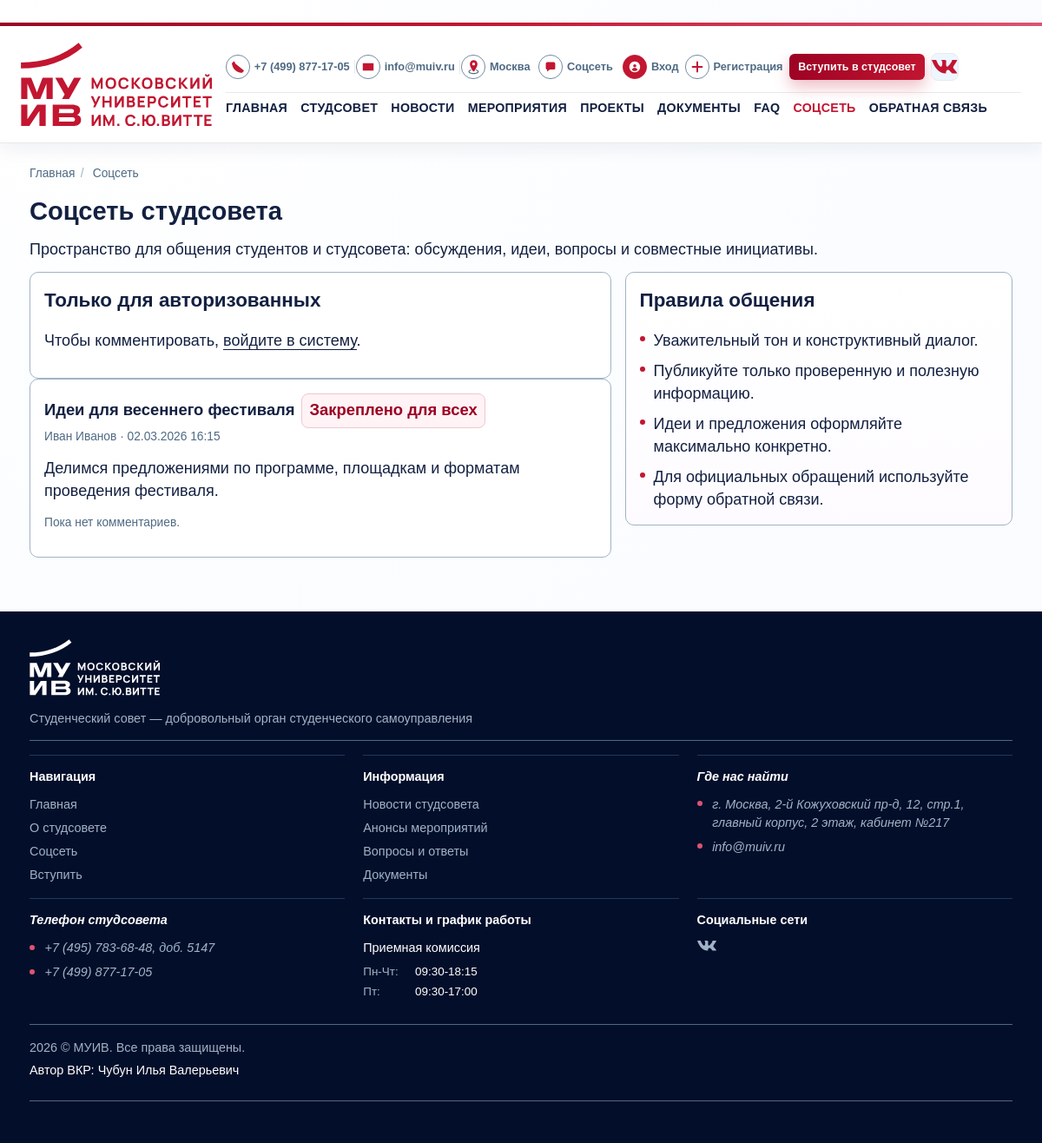
/community/, run on an earlier commit of the app's database.
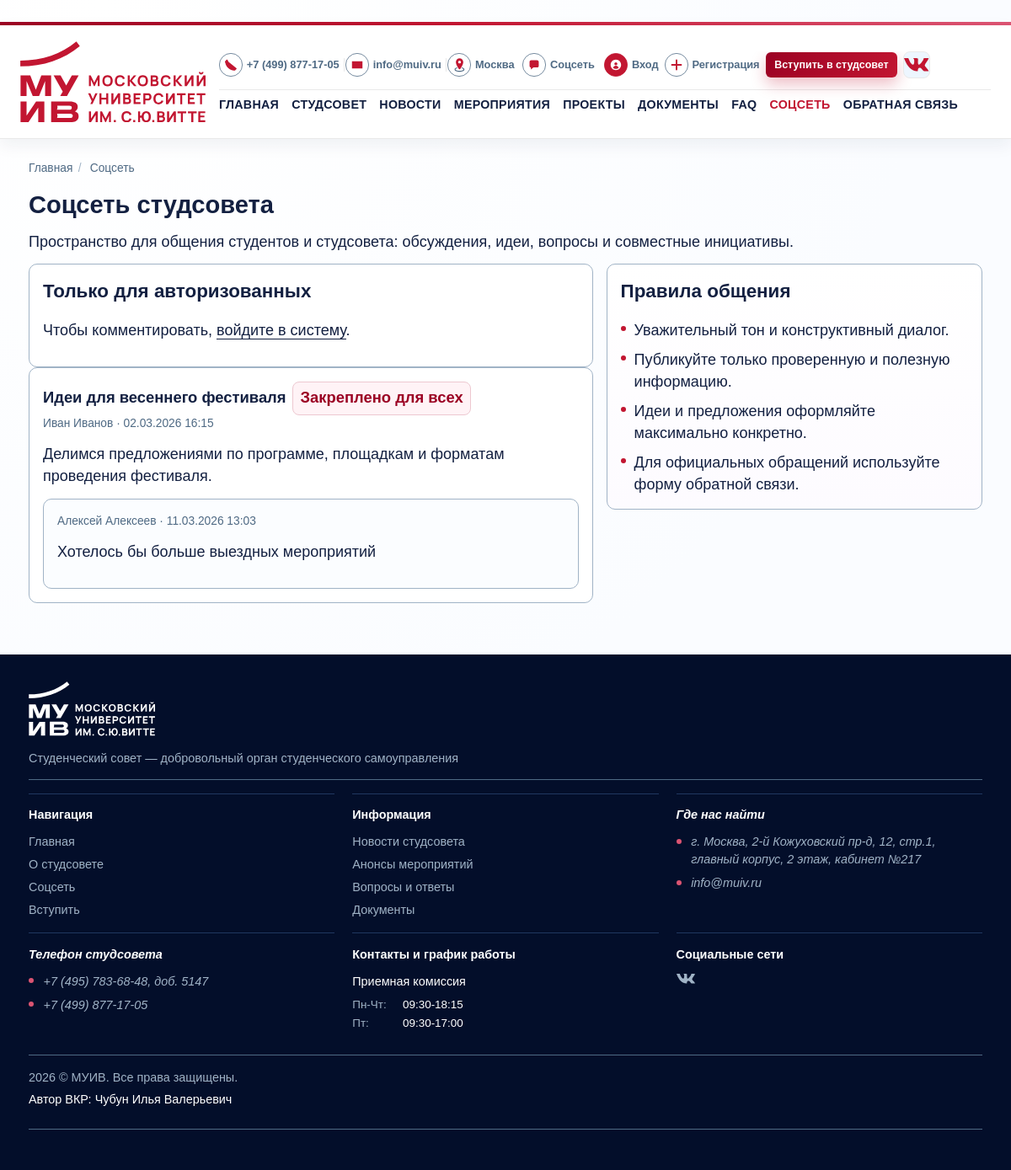
And on a later commit of the database.
### core/models.py (models this page shows, shortened)
class TimestampedModel(models.Model):
    created_at = models.DateTimeField(auto_now_add=True)
    updated_at = models.DateTimeField(auto_now=True)
    class Meta:
        abstract = True

class CommunityPost(TimestampedModel):
    author = models.ForeignKey(
        settings.AUTH_USER_MODEL,
        on_delete=models.CASCADE,
        related_name="community_posts",
    )
    title = models.CharField(max_length=180)
    body = models.TextField()
    is_pinned = models.BooleanField(default=False)
    is_published = models.BooleanField(default=True)
    class Meta:
        ordering = ["-is_pinned", "-created_at"]
        verbose_name = "Пост сообщества"
        verbose_name_plural = "Посты сообщества"

class CommunityComment(TimestampedModel):
    post = models.ForeignKey(CommunityPost, on_delete=models.CASCADE, related_name="comments")
    author = models.ForeignKey(
        settings.AUTH_USER_MODEL,
        on_delete=models.CASCADE,
        related_name="community_comments",
    )
    body = models.TextField()
    is_published = models.BooleanField(default=True)
    class Meta:
        ordering = ["created_at"]
        verbose_name = "Комментарий сообщества"
        verbose_name_plural = "Комментарии сообщества"

### core/views/public_views.py (the view, shortened to what this page needs)
# urls.py: path("community/", views.community_feed, name="community"),
def community_feed(request):
    can_manage_posts = has_any_role(
        request.user,
        UserProfile.ROLE_ADMIN,
        UserProfile.ROLE_MANAGER,
    )
    post_form = CommunityPostForm()
    comment_form = CommunityCommentForm()
    posts = CommunityPost.objects.filter(is_published=True).select_related("author").prefetch_related("comments__author")
    pinned_post_ids = set()
    return render(
        request,
        "core/community_feed.html",
        {
            "posts": posts,
            "post_form": post_form,
            "comment_form": comment_form,
            "can_manage_posts": can_manage_posts,
            "pinned_post_ids": pinned_post_ids,
        },
    )

### core/context_processors.py (called while the page is built)
def _resolve_menu(items):
    resolved = []
    for view_name, label in items:
        try:
            url = reverse(view_name)
        except NoReverseMatch:
            continue
        resolved.append({"view_name": view_name, "label": label, "url": url})
    return resolved

### core/permissions.py (called while the page is built)
def get_user_role(user):
    if not user.is_authenticated:
        return None
    profile = getattr(user, "profile", None)
    if profile:
        return profile.role
    return UserProfile.ROLE_STUDENT

def has_any_role(user, *allowed_roles):
    if not user.is_authenticated:
        return False
    if user.is_superuser:
        return True
    return get_user_role(user) in allowed_roles

### templates/core/community_feed.html (shortened to what this page needs)
﻿{% extends "base.html" %}
{% block content %}
<h1>Соцсеть студсовета</h1>
<p>Пространство для общения студентов и студсовета: обсуждения, идеи, вопросы и совместные инициативы.</p>
<div class="community-layout">
    <section>
        {% if user.is_authenticated and can_manage_posts %}
            <article class="form">
                <h2>Новая публикация</h2>
                <form method="post">
                    {% csrf_token %}
                    {{ post_form.as_p }}
                    <button type="submit" name="create_post" value="1">Опубликовать</button>
                </form>
            </article>
        {% elif not user.is_authenticated %}
            <article class="card">
                <h2>Только для авторизованных</h2>
                <p>Чтобы комментировать, <a href="{% url 'login' %}?next={{ request.path }}">войдите в систему</a>.</p>
            </article>
        {% endif %}
        {% for post in posts %}
            <article class="post-card" id="post-{{ post.id }}">
                <div style="display:flex;align-items:center;justify-content:space-between;gap:.75rem;flex-wrap:wrap;">
                    <h3 style="margin:0;display:flex;align-items:center;gap:.45rem;flex-wrap:wrap;">
                        {{ post.title }}
                        {% if post.is_pinned %}<span class="status-badge">Закреплено для всех</span>{% endif %}
                    </h3>
                </div>
                <p class="post-meta">{{ post.author.get_full_name|default:post.author.username }} · {{ post.created_at|date:"d.m.Y H:i" }}</p>
                <p>{{ post.body|linebreaks }}</p>
                <div class="comment-list">
                    {% for comment in post.comments.all %}
                        {% if comment.is_published %}
                            <article class="comment-card">
                                <p class="comment-meta">{{ comment.author.get_full_name|default:comment.author.username }} · {{ comment.created_at|date:"d.m.Y H:i" }}</p>
                                <p>{{ comment.body|linebreaks }}</p>
                            </article>
                        {% endif %}
                    {% empty %}
                        <p class="field-note">Пока нет комментариев.</p>
                    {% endfor %}
                </div>
            </article>
        {% empty %}
            <article class="card">
                <h3>Пока нет публикаций</h3>
                <p>Станьте первым, кто начнет обсуждение в соцсети студсовета.</p>
            </article>
        {% endfor %}
    </section>
    <aside>
        <article class="section-panel">
            <h2>Правила общения</h2>
            <ul class="info-list">
                <li>Уважительный тон и конструктивный диалог.</li>
                <li>Публикуйте только проверенную и полезную информацию.</li>
                <li>Идеи и предложения оформляйте максимально конкретно.</li>
                <li>Для официальных обращений используйте форму обратной связи.</li>
            </ul>
        </article>
    </aside>
</div>
{% endblock %}

### templates/base.html (shortened to what this page needs)
﻿{% load static %}
<!DOCTYPE html>
<html lang="ru">
<head>
    <link rel="stylesheet" href="{% static 'css/styles.css' %}">
</head>
<body>
    <header class="main-header">
        <div class="header container">
            <a class="logo-muiv" href="{% url 'core:home' %}">
                <img class="logo-muiv--full" src="{% static 'img/logo-muiv.svg' %}" alt="МУ им. С.Ю. Витте">
            </a>
            <div class="header-content">
                <div class="header-top-row">
                    <div class="icon-block">
                        <a class="header-btn right-separator" href="tel:+74998771705">
                            <span class="icon-header icon-header--tel"></span>
                            <span>+7 (499) 877-17-05</span>
                        </a>
                        <a class="header-btn right-separator" href="mailto:info@muiv.ru">
                            <span class="icon-header icon-header--mail"></span>
                            <span>info@muiv.ru</span>
                        </a>
                        <a class="header-btn" href="#contacts">
                            <span class="icon-header icon-header--city"></span>
                            <span>Москва</span>
                        </a>
                    </div>
                    <div class="icon-block">
                        <a class="header-btn left-separator" href="{% url 'core:community' %}">
                            <span class="icon-header icon-header--chat"></span>
                            <span>Соцсеть</span>
                        </a>
                        {% if user.is_authenticated %}
                            <a class="header-btn left-separator" href="{% url 'core:cabinet' %}">
                                <span class="icon-header icon-header--lk"></span>
                                <span>Личный кабинет</span>
                            </a>
                            {% if is_staff_panel %}
                                <a class="header-btn left-separator" href="{% url 'core:staff_dashboard' %}">
                                    <span>Панель управления</span>
                                </a>
                            {% endif %}
                            <form method="post" action="{% url 'logout' %}" class="inline-form">
                                {% csrf_token %}
                                <button type="submit" class="header-btn link-button left-separator">
                                    <span class="icon-header icon-header--logout"></span>
                                    <span>Выйти</span>
                                </button>
                            </form>
                        {% else %}
                            <a class="header-btn left-separator" href="{% url 'login' %}">
                                <span class="icon-header icon-header--lk"></span>
                                <span>Вход</span>
                            </a>
                            <a class="header-btn" href="{% url 'core:register' %}">
                                <span class="icon-header icon-header--register"></span>
                                <span>Регистрация</span>
                            </a>
                        {% endif %}
                        {% if not is_staff_panel %}
                            <a class="btnCommon btnCommon--red header-btn-apply" href="{% url 'core:join' %}">Вступить в студсовет</a>
                        {% endif %}
                        <a class="social-header-btn" href="https://vk.com/mosvitte" target="_blank" rel="noopener" aria-label="VK">
                            <span class="icon-header-social icon-header--vk"></span>
                        </a>
                    </div>
                </div>
                <div class="header-bottom-row">
                    <nav class="top-nav">
                        {% for item in main_menu %}
                            <a href="{{ item.url }}" class="{% if request.resolver_match.view_name == item.view_name %}is-active{% endif %}">
                                {{ item.label }}
                            </a>
                        {% endfor %}
                    </nav>
                </div>
            </div>
        </div>
    </header>
    <main class="main">
        <div class="container">
            <nav class="breadcrumbs" aria-label="Хлебные крошки">
                <ol>
                    {% for crumb in breadcrumbs %}
                        <li>
                            {% if crumb.url %}
                                <a href="{{ crumb.url }}">{{ crumb.title }}</a>
                            {% else %}
                                <span>{{ crumb.title }}</span>
                            {% endif %}
                        </li>
                    {% endfor %}
                </ol>
            </nav>
            {% block content %}{% endblock %}
        </div>
    </main>
    <footer class="main-footer" id="contacts">
        <div class="container">
            <div class="footer_grid">
                <div class="s1 footer_box">
                    <a class="footer_logo-muiv" href="{% url 'core:home' %}">
                        <img src="{% static 'img/logo-muiv-white.svg' %}" alt="МУИВ">
                    </a>
                </div>
                <div class="s5 footer_box">
                    <a href="{% url 'core:council' %}">Студенческий совет — добровольный орган студенческого самоуправления</a>
                </div>
                <nav class="s8 footer_box footer_box_menu">
                    <span class="footer_title">Навигация</span>
                    <div class="footer_box_menu_wrapper">
                        <a href="{% url 'core:home' %}">Главная</a>
                        <a href="{% url 'core:council' %}">О студсовете</a>
                        <a href="{% url 'core:community' %}">Соцсеть</a>
                        <a href="{% url 'core:join' %}">Вступить</a>
                    </div>
                </nav>
                <nav class="s13 footer_box footer_box_menu">
                    <span class="footer_title">Информация</span>
                    <div class="footer_box_menu_wrapper">
                        <a href="{% url 'core:news_list' %}">Новости студсовета</a>
                        <a href="{% url 'core:events_list' %}">Анонсы мероприятий</a>
                        <a href="{% url 'core:faq' %}">Вопросы и ответы</a>
                        <a href="{% url 'core:documents' %}">Документы</a>
                    </div>
                </nav>
                <address class="s7 footer_box">
                    <span class="footer_title">Где нас найти</span>
                    <a class="footer_link_icon link_address" href="https://yandex.ru/maps/-/CDUOzQIO" target="_blank" rel="noopener">
                        г. Москва, 2-й Кожуховский пр-д, 12, стр.1, главный корпус, 2 этаж, кабинет №217
                    </a>
                    <a class="footer_link_icon link_mail" href="mailto:info@muiv.ru">info@muiv.ru</a>
                </address>
                <address class="s12 footer_box">
                    <span class="footer_title">Телефон студсовета</span>
                    <a class="footer_link_icon link_tel" href="tel:+74957836848">+7 (495) 783-68-48, доб. 5147</a>
                    <a class="footer_link_icon link_tel" href="tel:+74998771705">+7 (499) 877-17-05</a>
                </address>
                <div class="s6 footer_box">
                    <span class="footer_title">Контакты и график работы</span>
                    <span class="footer_subtitle">Приемная комиссия</span>
                    <div class="opening_hours">
                        <span><i>Пн-Чт:</i> 09:30-18:15</span>
                        <span><i>Пт:</i> 09:30-17:00</span>
                    </div>
                </div>
                <nav class="s11 footer_box">
                    <span class="footer_title">Социальные сети</span>
                    <div class="footer_social">
                        <a class="icon_vk" href="https://vk.com/mosvitte" target="_blank" rel="noopener">VK</a>
                    </div>
                </nav>
                <div class="s16 footer_box">
                    <span class="footer_copyright">2026 © МУИВ. Все права защищены.</span>
                    <span class="footer_author">Автор ВКР: {{ author_full_name }}</span>
                </div>
                <div class="s20 footer_box"></div>
            </div>
        </div>
    </footer>
</body>
</html>

What changed in the data, as far as the page shows it:
shown differently, row unchanged: CommunityPost "Идеи для весеннего фестиваля": no longer shows "Пока нет комментариев."
added CommunityComment: author.get_full_name "Алексей Алексеев", created_at "11.03.2026 13:03", body "Хотелось бы больше выездных мероприятий"
